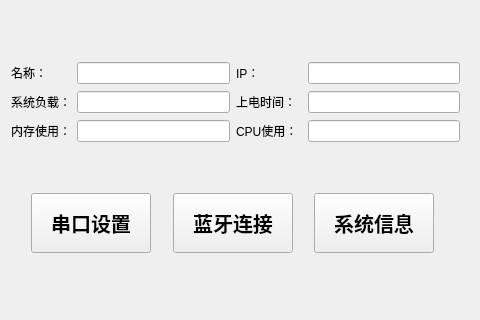
<?xml version="1.0" encoding="UTF-8"?>
<ui version="4.0">
 <class>Widget</class>
 <widget class="QWidget" name="Widget">
  <property name="geometry">
   <rect>
    <x>0</x>
    <y>0</y>
    <width>480</width>
    <height>320</height>
   </rect>
  </property>
  <property name="minimumSize">
   <size>
    <width>480</width>
    <height>320</height>
   </size>
  </property>
  <property name="windowTitle">
   <string>Widget</string>
  </property>
  <widget class="QWidget" name="widget" native="true">
   <property name="geometry">
    <rect>
     <x>0</x>
     <y>50</y>
     <width>471</width>
     <height>105</height>
    </rect>
   </property>
   <layout class="QGridLayout" name="gridLayout">
    <item row="0" column="0">
     <widget class="QLabel" name="label">
      <property name="text">
       <string>名称：</string>
      </property>
     </widget>
    </item>
    <item row="0" column="1">
     <widget class="QLineEdit" name="lineEdit_name">
      <property name="readOnly">
       <bool>true</bool>
      </property>
     </widget>
    </item>
    <item row="0" column="2" colspan="2">
     <widget class="QLabel" name="label_4">
      <property name="text">
       <string>IP：</string>
      </property>
     </widget>
    </item>
    <item row="0" column="4">
     <widget class="QLineEdit" name="lineEdit_ip">
      <property name="readOnly">
       <bool>true</bool>
      </property>
     </widget>
    </item>
    <item row="1" column="0">
     <widget class="QLabel" name="label_2">
      <property name="text">
       <string>系统负载：</string>
      </property>
     </widget>
    </item>
    <item row="1" column="1">
     <widget class="QLineEdit" name="lineEdit_load">
      <property name="readOnly">
       <bool>true</bool>
      </property>
     </widget>
    </item>
    <item row="1" column="2">
     <widget class="QLabel" name="label_5">
      <property name="text">
       <string>上电时间：</string>
      </property>
     </widget>
    </item>
    <item row="2" column="0">
     <widget class="QLabel" name="label_3">
      <property name="text">
       <string>内存使用：</string>
      </property>
     </widget>
    </item>
    <item row="2" column="1">
     <widget class="QLineEdit" name="lineEdit_mem_use">
      <property name="readOnly">
       <bool>true</bool>
      </property>
     </widget>
    </item>
    <item row="2" column="2" colspan="2">
     <widget class="QLabel" name="label_6">
      <property name="text">
       <string>CPU使用：</string>
      </property>
     </widget>
    </item>
    <item row="2" column="4">
     <widget class="QLineEdit" name="lineEdit_cpu_use">
      <property name="readOnly">
       <bool>true</bool>
      </property>
     </widget>
    </item>
    <item row="1" column="4">
     <widget class="QLineEdit" name="lineEdit_time">
      <property name="readOnly">
       <bool>true</bool>
      </property>
     </widget>
    </item>
   </layout>
  </widget>
  <widget class="QWidget" name="widget_2" native="true">
   <property name="geometry">
    <rect>
     <x>20</x>
     <y>173</y>
     <width>441</width>
     <height>101</height>
    </rect>
   </property>
   <layout class="QHBoxLayout" name="horizontalLayout">
    <item>
     <widget class="QPushButton" name="serial_button">
      <property name="sizePolicy">
       <sizepolicy hsizetype="Fixed" vsizetype="Fixed">
        <horstretch>0</horstretch>
        <verstretch>0</verstretch>
       </sizepolicy>
      </property>
      <property name="minimumSize">
       <size>
        <width>120</width>
        <height>60</height>
       </size>
      </property>
      <property name="font">
       <font>
        <pointsize>15</pointsize>
        <weight>75</weight>
        <italic>false</italic>
        <bold>true</bold>
        <underline>false</underline>
        <strikeout>false</strikeout>
        <stylestrategy>PreferDefault</stylestrategy>
       </font>
      </property>
      <property name="tabletTracking">
       <bool>false</bool>
      </property>
      <property name="layoutDirection">
       <enum>Qt::LeftToRight</enum>
      </property>
      <property name="autoFillBackground">
       <bool>false</bool>
      </property>
      <property name="text">
       <string>串口设置</string>
      </property>
      <property name="iconSize">
       <size>
        <width>20</width>
        <height>20</height>
       </size>
      </property>
     </widget>
    </item>
    <item>
     <spacer name="horizontalSpacer">
      <property name="orientation">
       <enum>Qt::Horizontal</enum>
      </property>
      <property name="sizeHint" stdset="0">
       <size>
        <width>2</width>
        <height>20</height>
       </size>
      </property>
     </spacer>
    </item>
    <item>
     <widget class="QPushButton" name="bluetooth_button">
      <property name="sizePolicy">
       <sizepolicy hsizetype="Fixed" vsizetype="Fixed">
        <horstretch>0</horstretch>
        <verstretch>0</verstretch>
       </sizepolicy>
      </property>
      <property name="minimumSize">
       <size>
        <width>120</width>
        <height>60</height>
       </size>
      </property>
      <property name="font">
       <font>
        <pointsize>15</pointsize>
        <weight>75</weight>
        <bold>true</bold>
       </font>
      </property>
      <property name="text">
       <string>蓝牙连接</string>
      </property>
      <property name="iconSize">
       <size>
        <width>20</width>
        <height>20</height>
       </size>
      </property>
     </widget>
    </item>
    <item>
     <spacer name="horizontalSpacer_2">
      <property name="orientation">
       <enum>Qt::Horizontal</enum>
      </property>
      <property name="sizeHint" stdset="0">
       <size>
        <width>1</width>
        <height>20</height>
       </size>
      </property>
     </spacer>
    </item>
    <item>
     <widget class="QPushButton" name="system_button">
      <property name="sizePolicy">
       <sizepolicy hsizetype="Fixed" vsizetype="Fixed">
        <horstretch>0</horstretch>
        <verstretch>0</verstretch>
       </sizepolicy>
      </property>
      <property name="minimumSize">
       <size>
        <width>120</width>
        <height>60</height>
       </size>
      </property>
      <property name="font">
       <font>
        <pointsize>15</pointsize>
        <weight>75</weight>
        <bold>true</bold>
       </font>
      </property>
      <property name="toolTipDuration">
       <number>-1</number>
      </property>
      <property name="text">
       <string>系统信息</string>
      </property>
      <property name="iconSize">
       <size>
        <width>20</width>
        <height>20</height>
       </size>
      </property>
     </widget>
    </item>
    <item>
     <spacer name="horizontalSpacer_3">
      <property name="orientation">
       <enum>Qt::Horizontal</enum>
      </property>
      <property name="sizeHint" stdset="0">
       <size>
        <width>2</width>
        <height>20</height>
       </size>
      </property>
     </spacer>
    </item>
   </layout>
   <zorder>system_button</zorder>
   <zorder>serial_button</zorder>
   <zorder>bluetooth_button</zorder>
  </widget>
 </widget>
 <layoutdefault spacing="6" margin="11"/>
 <resources/>
 <connections/>
</ui>
